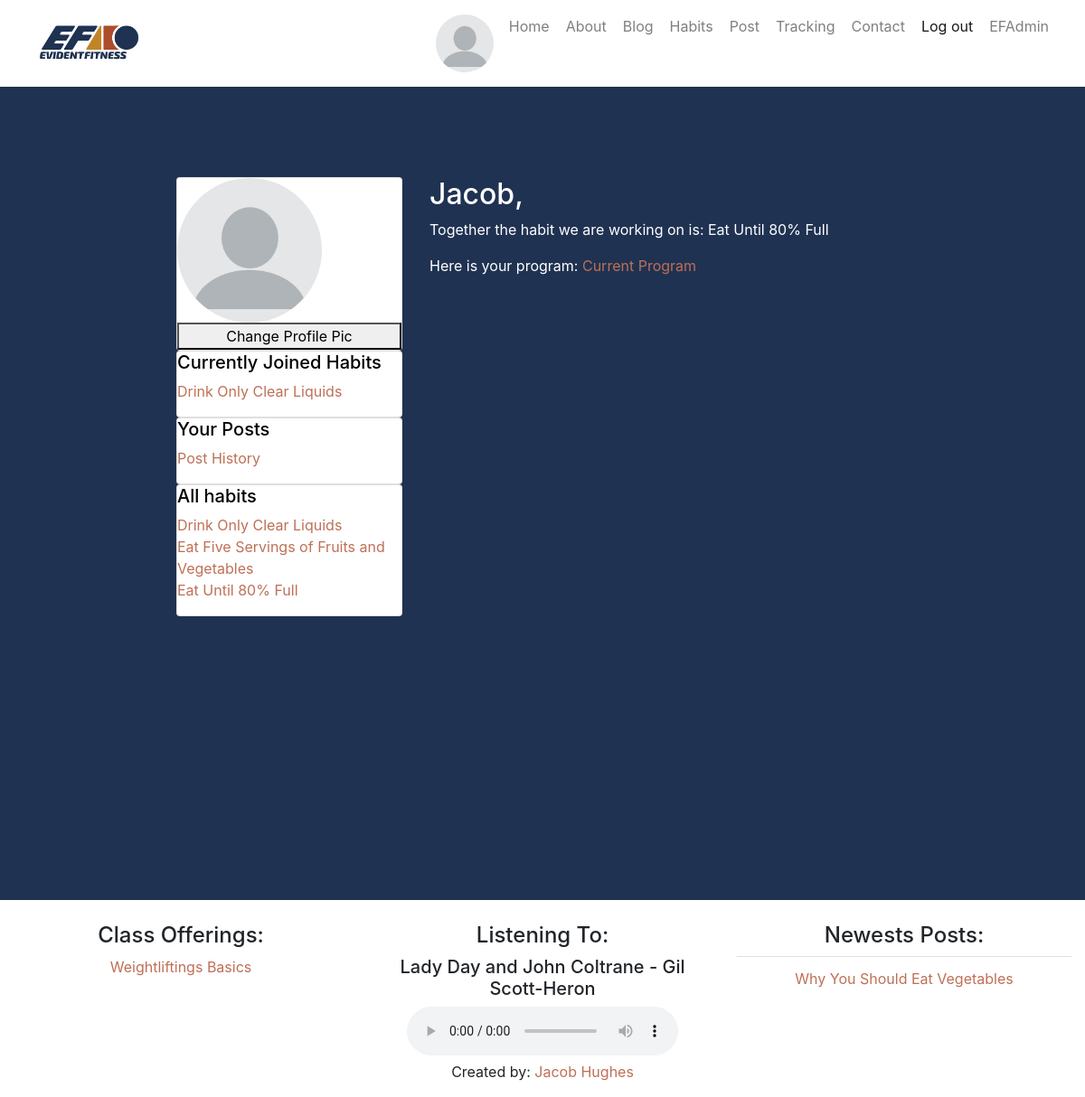
/accounts/profile/ (signed in), run on the app's committed database.
### accounts/models.py (models this page shows, shortened)
class Profile(models.Model):
    user = models.OneToOneField(User, on_delete=models.CASCADE, unique = True)
    birth_date = models.DateField(null=True, blank = True)
    profile_image = models.ImageField(upload_to = 'efportal/profile_image/',blank = True, default="efportal/profile_image/default.png")
    habit = models.ForeignKey('habits.Habit', related_name='profile', null=True, on_delete=models.CASCADE)

### habits/models.py (models this page shows, shortened)
class HabitMember(models.Model):
    habit = models.ForeignKey(Habit, related_name="memberships",on_delete = models.CASCADE)
    user = models.ForeignKey(User,related_name='user_habits', on_delete = models.CASCADE)
    class Meta:
        unique_together = ("habit", "user")

class Habit(models.Model):
    name = models.TextField(max_length=255, unique=True, blank=True)
    slug = models.SlugField(allow_unicode=True, unique=True, blank=True)
    description = models.TextField(blank=True, default='')
    description_html = models.TextField(editable=False, default='', blank=True)
    members = models.ManyToManyField(User,through="HabitMember")
    def __str__(self):
        return self.name
    class Meta:
        ordering = ["name"]

### blog/models.py (models this page shows, shortened)
class BlogPost(models.Model):
    title = models.CharField(max_length=200, unique=True)
    slug = models.SlugField(max_length=200, unique=True)
    author = models.ForeignKey(User, on_delete= models.CASCADE,related_name='blog_posts')
    updated_on = models.DateTimeField(auto_now= True)
    content = models.TextField()
    created_on = models.DateTimeField(auto_now_add=True)
    status = models.IntegerField(choices=STATUS, default=0)
    tags = TaggableManager()
    class Meta:
        ordering = ['-created_on']

### accounts/views.py (the view)
# urls.py: path('profile/', views.ProfileView.as_view(), name = 'profile'),
class ProfileView(TemplateView):
    template_name = 'accounts/profile.html'

### accounts/context_processor.py (called while the page is built)
def profile_information(request):
    context = Profile.objects.all()
    return {'profile_information': context}

### blog/context_processor.py (called while the page is built)
def recent_five(request):
    context = BlogPost.objects.filter(status=1).order_by('-created_on')[:5]
    return {'recent_five': context}

### habits/context_processor.py (called while the page is built)
def user_habits_context(request):
    if request.user.is_authenticated:
        context = HabitMember.objects.filter(user = request.user)
        return {'user_habits_context': context}
    elif request.user.is_anonymous:
        context = HabitMember.objects.filter(user = 1)
        return {'user_habits_context': context}

def all_habits_context(request):
    context = Habit.objects.all()
    return {'all_habits_context':context}

### accounts/templates/accounts/profile.html
{% extends 'base.html' %}
{% load bootstrap4 %}
{% block content %}
<div class='row'>
    <div class="col-4">
        {% if request.user.is_authenticated %}
        <div class = 'card card-with-shadow'>
            <img class = 'avatar-profile' src = {{ user.profile.profile_image.url }}>
            <button >Change Profile Pic</button>
        </div>
        <div class="card card-with-shadow">
            <div class="content">
                <h5 class="title">Currently Joined Habits</h5>
                <ul class="list-unstyled">
                    {% for item in user_habits_context %}
                    <li class="habit li-with-bullet">
                        <a href="{% url 'habits:single' slug=item.habit.slug %}">{{ item.habit.name }}</a>
                    </li>
                    {% endfor %}
                </ul>
            </div>
        </div>
        <div class="card card-with-shadow">
            <div class="content">
                <h5 class="title">Your Posts</h5>
                <ul class="list-unstyled">
                    <li class="habit li-with-bullet">
                        <a href="{% url 'posts:for_user' username=request.user %}">Post History</a>
                    </li>
                </ul>
            </div>
        </div>
        {% endif %}
        <div class="card card-with-shadow">
            <div class="content">
                <h5 class="title">All habits</h5>
                <ul class="list-unstyled">
                    {% for item in all_habits_context %}
                    <li class="habit li-with-bullet"><a
                            href="{% url 'habits:single' slug=item.slug %}">{{ item.name }}</a></li>
                    {% endfor %}
                </ul>
            </div>
        </div>
    </div>
    <div class='col-8'>
        <h2>{{user.first_name}},</h2>
        <p>Together the habit we are working on is: {{user.profile.habit}}</p>
        <p>Here is your program: <a href={{ user.documentprofile.program.url }}>Current Program</a>
    </div>
</div>
{% endblock %}

### templates/base.html (shortened to what this page needs)
<!DOCTYPE html>
{% load static %}
<html lang="en">
<head>
    <link rel="stylesheet" href="https://maxcdn.bootstrapcdn.com/bootstrap/4.0.0/css/bootstrap.min.css"
>
    <link rel="stylesheet" href="{% static 'efportal/css/efportalstyle.css' %}" />
</head>
<body>
    <div class='container-fluid' id='navbar_container'>
        <nav class='navbar navbar-expand-lg navbar-light' role='navigation' id='navbar'>
            <a class='navbar-brand mynav' href="{% url 'home' %}"><img id='ef_logo'
                    src="{% static 'efportal/images/ef_logo.JPG'%}" alt='EF Logo' /></a>
            <div class='collapse navbar-collapse' id='collapseNavbar'>
                <ul class='nav navbar-nav ml-auto'>
                    {% if user.is_authenticated %}
                    <li class='nav-item '><a class="nav-link img-link"
                            href="{% url 'accounts:profile'  %}"><img class = 'avatar-navbar' src = {{ user.profile.profile_image.url }}></a></li>
                    {% endif %}
                    <li class='nav-item'><a class="nav-link btn btn-simple" href="{% url 'home' %}"
                            class="btn btn-simple">Home</a></li>
                    <li class='nav-item'><a class="nav-link btn btn-simple" href="{% url 'about' %}"
                            class="btn btn-simple">About</a></li>
                    <li class='nav-item'><a href="{% url 'blog:all_blogposts' %}" class="nav-link btn btn-simple">Blog</a>
                    </li>
                    {% if user.is_authenticated %}
                    <li class='nav-item'><a class="nav-link btn btn-simple"
                            href="{% url 'habits:all' %}">Habits</a></li>
                    <li class='nav-item'><a class="nav-link btn btn-simple"
                            href="{% url 'posts:create' %}">Post</a></li>
                    <li class='nav-item'><a class="nav-link btn btn-simple"
                            href="{% url 'tracking:tracking' %}">Tracking</a></li>
                    {% else %}
                    <li class='nav-item active'><a class="nav-link btn btn-simple" href="{% url 'accounts:login' %}">Log
                            in</a>
                    </li>
                    <li class='nav-item'><a class="nav-link btn btn-simple" href="{% url 'accounts:signup' %}">Sign
                            up</a></li>
                    {% endif %}
                    <li class='nav-item'><a class="nav-link btn btn-simple" href="{% url 'contact' %}"
                            class="btn btn-simple">Contact</a></li>
                    {% if user.is_authenticated %}
                    <li class='nav-item active'><a class="nav-link btn btn-simple"
                            href="{% url 'accounts:logout' %}">Log
                            out</a></li>
                    {% endif %}
                    {% if user.is_superuser %}
                    <li class='nav-item'><a class="nav-link btn btn-simple" href="{% url 'efadmin' %}"
                            class="btn btn-simple">EFAdmin</a></li>
                    {% endif %}
                </ul>
            </div>
        </nav>
    </div>
    <div class='container mycontent'>
        {% block content %}
        {% endblock %}
    </div>
    <footer class='footer'>
        <div class='container-fluid'>
            <div class='row text-center'>
                <div class='col'>
                    <h4>Class Offerings:</h4>
                    <p><a href='#'>Weightliftings Basics</a></p>
                </div>
                <div class='col'>
                    <h4>Listening To:</h4>
                    <h5>Lady Day and John Coltrane - Gil Scott-Heron</h5>
                    <audio controls>
                        <source src="{% static 'efportal/audio/musica.mp3' %}" type="audio/mpeg">
                    </audio>
                </div>
                <div class='col'>
                    <h4>Newests Posts:</h4>
                    <ul class = 'list-unstyled list-group-flush'>
                    {% for p in recent_five %}
                    <li class='list-group-item' ><a href={% url 'blog:blogpost_detail' p.pk p.slug %}>{{ p.title }}</a></li>
                    {% endfor %}
                    </ul>
                </div>
            </div>
            <div class='row'>
                <div class='col text-center'>
                    <p>Created by: <a href='https://www.jacoblhughes.com'>Jacob Hughes</a></p>
                </div>
            </div>
        </div>
    </footer>
</body>
</html>

### static/efportal/css/efportalstyle.css (style rules this page uses)
@media (min-width: 768px) { .container { width: 70%; } }
.mycontent { padding-top: 100px; height: 100%; color: white; }
body { height: 100%; width: 100%; background: #1f3252; margin: 0; }
body a { color: #be7056; }
.mycontent { min-height: 100vh; }
#ef_logo { max-height: 50px; }
#navbar_container { background: white; white-space: nowrap; }
.footer { position: static; bottom: 0; width: 100%; height: auto; background-color: white; margin-top: 100px; padding-top: 25px; }
.card { color: black; }
.avatar-navbar { vertical-align: middle; max-width: 4em; max-height: 4em; border-radius: 50%; }
.img-link { text-align: center; }
.avatar-profile { vertical-align: middle; max-width: 10em; max-height: 10em; border-radius: 50%; }

### data on the page
HabitMember: habit.name "Drink Only Clear Liquids"
Habit: name "Drink Only Clear Liquids"
Habit: name "Eat Five Servings of Fruits and Vegetables"
Habit: name "Eat Until 80% Full"
BlogPost: title "Why You Should Eat Vegetables"

### other printed values
{{ user.first_name }} "Jacob"
{{ user.profile.habit }} "Eat Until 80% Full"
